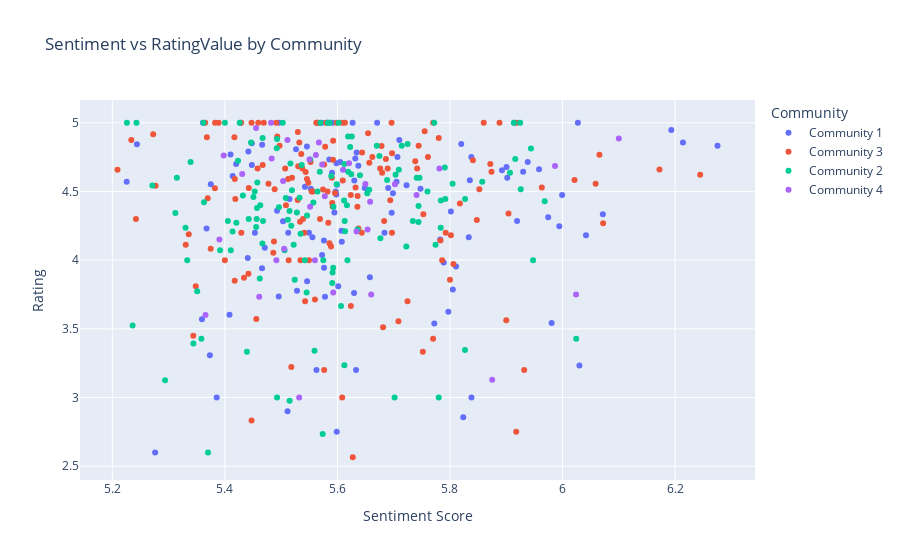

The notebook cell this image was saved under:
### Markdown cell above
The assortativity for sentiment is almost zero, meaning recipes with similar sentiment scores are no more likely to be connected than recipes with different scores. In other words, sentiment does not play any role in how recipes link through shared ingredients.

### Code cell
data['community'] = data['title'].map(community_map)
df_plot = data.dropna(subset=['sentiment_des', 'ratingValue', 'community'])

fig = px.scatter(
    df_plot,
    x='sentiment_des',
    y='ratingValue',
    hover_name='title',
    color='community',  
    title='Sentiment vs RatingValue by Community',
    labels={
        'sentiment_des': 'Sentiment Score',
        'ratingValue': 'Rating',
        'community': 'Community'
    }
)
fig.show()

### Figure 1 — Plotly figure (JSON) as saved in the notebook; plotly's stock layout.template omitted (floating-point values rounded to 4 significant figures; data arrays with more than 128 entries replaced by an {"elided": "..."} marker saying what was removed)
{"data": [{"hovertemplate": "<b>%{hovertext}</b><br><br>Community=Community 1<br>Sentiment Score=%{x}<br>Rating=%{y}<extra></extra>", "hovertext": ["Sausage rolls", "Bacon eggy bread", "Banana cocoa crunch overnight oats", "Nigel Slater's apple crumble with oats", "Mary Berry's banana bread", "American baked cheesecake", "Chocolate ripple cheesecake", "Apple crumble cheesecake", "Back-to-front baked cheesecake", "Badam cheesecake", "Beetroot chocolate cake with cream cheese icing", "Beetroot and chocolate cake", "Beetroot chocolate cake", "Beetroot seed cake", "Carrot and courgette muffins", "Camp doughnuts (jam eggy bread)", "Caribbean pavlova", "Birthday cake", "Speculoos biscuit cake", "Black Forest gâteau", "Chocolate mousse cake", "Chocolate brownie meringue cake with raspberry cream", "Apricot almond cake with rosewater and cardamom", "Apricot and chocolate bars", "Chai muffins", "Chocolate cookies", "Easy chocolate loaf cake", "Banana and chocolate brownie pudding", "Chocolate mousse", "Triple chocolate buckwheat cookies", "Chocolate and almond ghriba", "Chocolate and brandy shots", "Chocolate tahini pudding with tahini cream and date molasses", "Easy cheese, leek and potato puff pie", "Humble pie", "Mary Berry's Bakewell tart", "Battenberg cake", "Mary Berry's fruit cake", "Easy cherry cake", "Chocolate sponge cake", "Cannoli", "Lemon polenta cake", "Amaretti biscuits", "Apple and olive oil cake", "Gluten-free cheesecake", "Gluten-free banana bread", "Air fryer blueberry baked oats", "Breakfast bars", "Chocolate pot with ginger", "Easy ginger loaf cake", "Ginger and treacle spiced traybake", "Ginger and walnut carrot cake", "Toffee apple muffins", "Chocolate chip muffins", "Chocolate chip traybake", "Chocolate fudge cake", "Chocolate Halloween cobweb cake", "Blood orange tart", "Chocolate fridge cake", "Coconut biscuits", "Chocolate olive oil cake", "Banana choc ices", "Healthy banana muffins", "Pancakes", "Coffee and chocolate custard pots", "Coconut chicken", "Cookie dough", "Easy nut roast", "Banana cake", "Banana bread loaf", "Coffee and cardamom cake with pistachio cream", "Cherry Bakewell cake", "Chocolate hazelnut cake", "Bircher muesli", "Blackberry crumble overnight oats", "Cherry Bakewell overnight oats", "Chocolate overnight oats with summer berry compôte", "Cinnamon apple overnight oats with date butter", "Apple, rocket and feta buckwheat galettes", "Cheese and mushroom buckwheat pancakes", "Buckwheat pancakes with smoked salmon and citrus cream cheese", "Buckwheat blinis with scrambled eggs and smoked salmon", "Breakfast burrito", "Easy butter chicken", "Crab and leek tart", "Cheese and onion quiche", "Gluten-free quiche", "No-bake fruity oat bars", "Arctic roll", "Bakewell tart", "Hairy Bikers' Black Forest cake", "Blinis", "Alphonso mango tart", "Apple tart with rum and raisin ice cream", "Apricot frangipane tart", "Blueberry tart (Tarte aux myrtilles)", "Blackberry and cinnamon galette", "Vegan chocolate and macadamia nut cookies", "Dark and sumptuous chocolate cake", "Air fryer apple, pear and raspberry crumble", "Air fryer cheese toastie", "Cheese and potato pie", "Cheese, potato and onion pie", "Cheese and onion pie", "Chilli cheese toast", "Baklava", "Barmbrack", "Beef Wellington"], "legendgroup": "Community 1", "marker": {"color": "#636efa", "symbol": "circle"}, "mode": "markers", "name": "Community 1", "orientation": "v", "showlegend": true, "type": "scatter", "x": [5.244, 5.599, 5.573, 5.414, 5.919, 5.838, 5.805, 5.556, 5.595, 5.633, 6.214, 5.789, 5.748, 6.193, 5.824, 5.627, 5.82, 5.981, 5.42, 5.576, 5.958, 5.975, 5.599, 5.526, 5.576, 5.448, 6.03, 5.493, 5.892, 5.546, 5.598, 5.41, 5.375, 5.549, 5.783, 5.408, 5.902, 5.802, 5.441, 5.994, 5.591, 6.072, 5.503, 5.511, 5.528, 5.707, 5.496, 5.546, 6.275, 5.699, 5.448, 5.466, 5.797, 5.359, 5.605, 5.999, 5.811, 5.276, 5.723, 6.027, 5.442, 5.515, 5.9, 5.69, 5.542, 5.59, 5.63, 5.637, 5.93, 5.601, 6.042, 5.671, 5.597, 5.453, 5.225, 5.586, 5.607, 5.658, 5.563, 5.466, 5.705, 5.684, 5.914, 5.835, 5.71, 5.513, 5.63, 5.634, 5.582, 5.833, 5.772, 5.578, 5.496, 5.838, 5.608, 5.598, 5.428, 5.938, 5.632, 5.385, 5.373, 5.649, 5.553, 5.696, 5.572, 5.367, 5.361, 5.471], "xaxis": "x", "y": [4.844, 2.75, 4.037, 4.612, 4.285, 3, 3.786, 4.167, 4.346, 3.2, 4.857, 3.982, 4.519, 4.947, 2.857, 5, 4.846, 3.543, 4.7, 4.143, 4.662, 4.312, 4.548, 4.808, 3.944, 4.692, 3.233, 4.359, 4.654, 4.828, 4.706, 4.769, 4.553, 4.2, 4.15, 3.602, 4.6, 4.355, 4.015, 4.247, 5, 4.333, 4.283, 2.9, 3.778, 4.75, 3.735, 3.846, 4.833, 4.487, 4.85, 4.84, 3.625, 3.569, 4.714, 4.474, 3.955, 2.6, 4.545, 5, 4.791, 4.444, 4.677, 4.526, 4.533, 4.636, 3.76, 4.688, 4.643, 3.81, 4.182, 5, 4.5, 4.2, 4.571, 4.733, 4.214, 3.875, 3.2, 3.941, 4.571, 4.2, 5, 4.582, 4.875, 4.2, 4.579, 4.783, 5, 4.167, 3.538, 3.733, 5, 4.75, 4.133, 4.478, 5, 4.714, 4.74, 3, 3.308, 4.525, 4.52, 4.345, 5, 4.231, 5, 4.091], "yaxis": "y"}, {"hovertemplate": "<b>%{hovertext}</b><br><br>Community=Community 3<br>Sentiment Score=%{x}<br>Rating=%{y}<extra></extra>", "hovertext": {"elided": "150 str values"}, "legendgroup": "Community 3", "marker": {"color": "#EF553B", "symbol": "circle"}, "mode": "markers", "name": "Community 3", "orientation": "v", "showlegend": true, "type": "scatter", "x": {"elided": "150 float values"}, "xaxis": "x", "y": {"elided": "150 float values"}, "yaxis": "y"}, {"hovertemplate": "<b>%{hovertext}</b><br><br>Community=Community 2<br>Sentiment Score=%{x}<br>Rating=%{y}<extra></extra>", "hovertext": {"elided": "132 str values"}, "legendgroup": "Community 2", "marker": {"color": "#00cc96", "symbol": "circle"}, "mode": "markers", "name": "Community 2", "orientation": "v", "showlegend": true, "type": "scatter", "x": {"elided": "132 float values"}, "xaxis": "x", "y": {"elided": "132 float values"}, "yaxis": "y"}, {"hovertemplate": "<b>%{hovertext}</b><br><br>Community=Community 4<br>Sentiment Score=%{x}<br>Rating=%{y}<extra></extra>", "hovertext": ["Bangers with herby mash and onion gravy", "How to make cauliflower cheese", "Air fryer pasties", "Easy cottage pie", "Minced beef pie", "Chicken chasseur", "Best beef bourguignon", "Boeuf en daube provençale", "Boeuf bourguignon with baguette dumplings", "Easy breakfast wrap", "Aloo paratha", "Arancini with ragu (arancine al ragù)", "Bolognese pasta bake", "Carrot, lentil and almond soup with wholemeal croûtons", "Aloo gobi tawa burgers", "Cheese and chive scones", "Leftover chicken pasta", "Bubble and squeak", "Carrot and parsnip soup", "Chicken cacciatore", "Cauliflower cheese and potato bake", "Confit leek and sausage 'pappardelle'", "Butternut squash pasta", "Beef and ale stew with horseradish dumplings", "The Hairy Bikers' braised steak with gravy", "Beef stroganoff with sautéed potatoes", "15 minute pasta", "George's dal", "Air fryer classic burger", "Cauliflower cheese soup", "Chicken soup", "Broccoli cheese", "Cheesy garlic bolognese beef pie", "Dirty rice", "Slow cooker vegetarian hotpot"], "legendgroup": "Community 4", "marker": {"color": "#ab63fa", "symbol": "circle"}, "mode": "markers", "name": "Community 4", "orientation": "v", "showlegend": true, "type": "scatter", "x": [6.024, 5.398, 5.532, 5.578, 5.987, 5.634, 5.551, 5.366, 5.567, 5.461, 5.482, 5.66, 5.455, 5.511, 5.654, 5.621, 5.875, 5.562, 5.55, 5.702, 5.658, 5.56, 5.741, 5.503, 5.483, 5.573, 5.781, 5.61, 5.491, 6.1, 5.65, 5.39, 5.592, 5.505, 5.431], "xaxis": "x", "y": [3.75, 4.761, 3, 4.465, 4.686, 4.208, 4.389, 3.6, 4.857, 3.733, 5, 3.75, 4.962, 4.875, 4.222, 4.706, 3.13, 4.765, 4.733, 4.553, 4.425, 4, 4.475, 4.576, 4.741, 4.696, 4.667, 4.658, 4, 4.886, 4.554, 4.15, 3.765, 4.083, 4.627], "yaxis": "y"}], "layout": {"legend": {"title": {"text": "Community"}, "tracegroupgap": 0}, "title": {"text": "Sentiment vs RatingValue by Community"}, "xaxis": {"anchor": "y", "domain": [0, 1], "title": {"text": "Sentiment Score"}}, "yaxis": {"anchor": "x", "domain": [0, 1], "title": {"text": "Rating"}}}}
